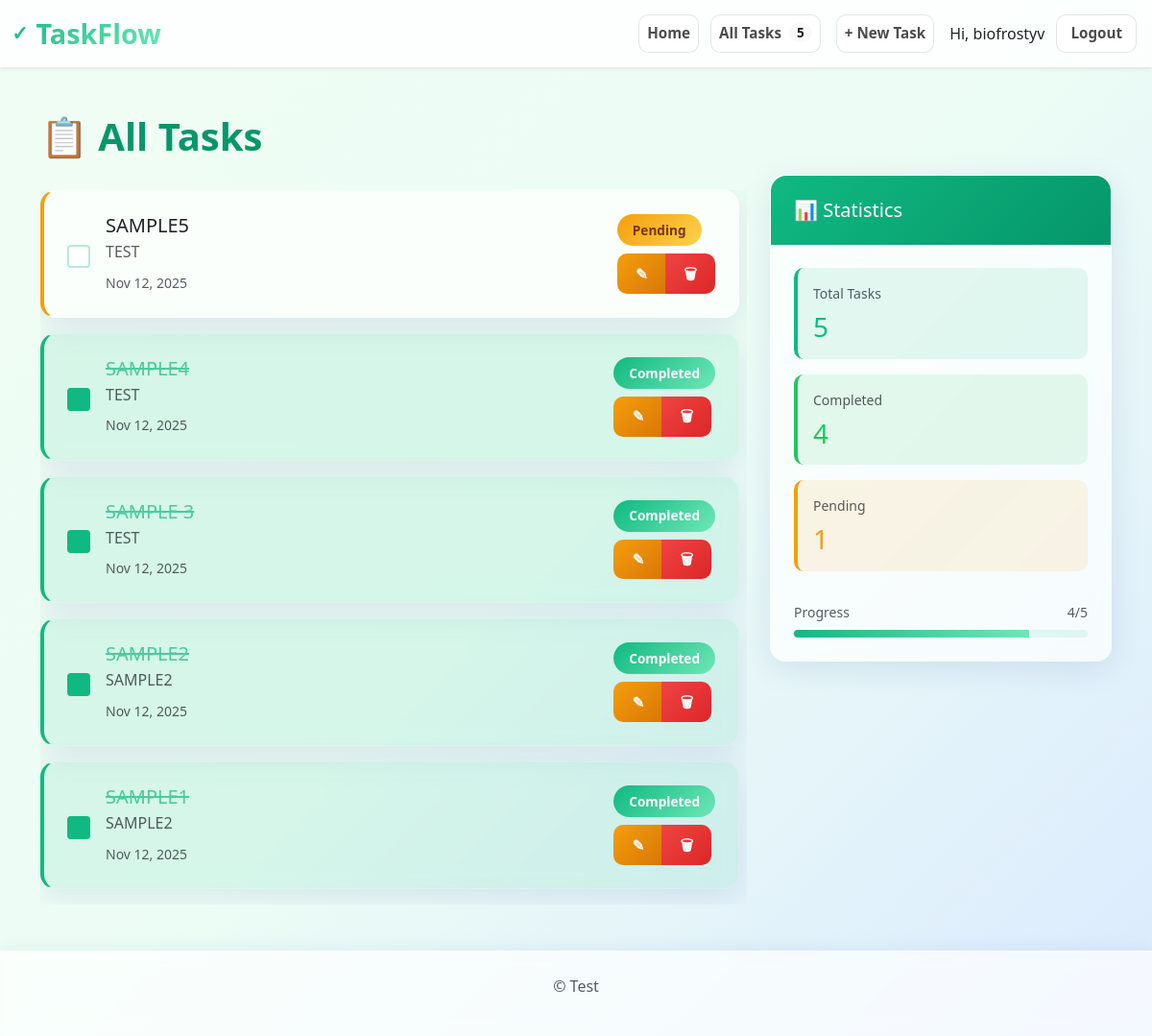
/all/ (signed in), run on the app's committed database.
### todoapp/models.py (models this page shows, shortened)
class Todo(models.Model):
    owner = models.ForeignKey(User, on_delete=models.CASCADE, related_name='todos', null=True, blank=True)
    title = models.CharField(max_length=200)
    description = models.TextField(blank=True, null=True)
    completed = models.BooleanField(default=False)
    created_at = models.DateTimeField(auto_now_add=True)
    updated_at = models.DateTimeField(auto_now=True)
    class Meta:
        ordering = ['-created_at']
        verbose_name_plural = 'Todos'

### todoapp/views.py (the view)
# urls.py: path('all/', views.todo_all, name='todo_all'),
def todo_all(request):
    if request.user.is_authenticated:
        todos_qs = Todo.objects.filter(owner=request.user).order_by('-created_at')
    else:
        todos_qs = Todo.objects.none()
    completed_count = todos_qs.filter(completed=True).count()
    pending_count = todos_qs.filter(completed=False).count()
    total_count = todos_qs.count()
    from django.core.paginator import Paginator, EmptyPage, PageNotAnInteger
    page = request.GET.get('page', 1)
    paginator = Paginator(todos_qs, 10)  # 10 todos per page
    try:
        page_obj = paginator.page(page)
    except PageNotAnInteger:
        page_obj = paginator.page(1)
    except EmptyPage:
        page_obj = paginator.page(paginator.num_pages)
    return render(request, 'todoapp/todo_list.html', {
        'todos': page_obj.object_list,
        'page_obj': page_obj,
        'paginator': paginator,
        'is_paginated': paginator.num_pages > 1,
        'total_count': total_count,
        'completed_count': completed_count,
        'pending_count': pending_count,
        'page_title': 'All Tasks',
        'show_view_all': False,
    })

### todoapp/context_processors.py (called while the page is built)
def task_count(request):
    if request.user.is_authenticated:
        count = Todo.objects.filter(owner=request.user).count()
    else:
        count = 0
    return {
        'nav_task_count': count
    }

### todoapp/templates/todoapp/todo_list.html (shortened to what this page needs)
{% extends 'base.html' %}
{% block content %}
<div class="row">
    <div class="col-lg-8">
        <div class="d-flex align-items-center justify-content-between">
            <h1>📋 {{ page_title|default:'My Tasks' }}</h1>
        </div>
        {% if todos %}
            <div class="todo-container">
                {% for todo in todos %}
                    <div class="card mb-3 todo-card {% if todo.completed %}completed{% endif %}">
                        <div class="card-body d-flex justify-content-between align-items-start">
                            <div class="flex-grow-1">
                                <div class="d-flex align-items-center gap-3">
                                    <form method="POST" action="{% url 'toggle_todo' todo.pk %}" style="display: inline; margin: 0;">
                                        <input type="checkbox" class="form-check-input"
                                               {% if todo.completed %}checked{% endif %}
                                               onchange="this.form.submit()">
                                    </form>
                                    <div>
                                        <h5 class="card-title mb-1 {% if todo.completed %}text-decoration-line-through{% endif %}">
                                            {{ todo.title }}
                                        </h5>
                                        {% if todo.description %}
                                            <p class="card-text text-muted small mb-2" style="line-height: 1.4;">{{ todo.description|truncatewords:20 }}</p>
                                        {% endif %}
                                        <small class="text-muted">
                                             {{ todo.created_at|date:"M d, Y" }}
                                        </small>
                                    </div>
                                </div>
                            </div>
                            <div class="ms-3" style="flex-shrink: 0;">
                                {% if todo.completed %}
                                    <span class="badge bg-success mb-2">
                                         Completed
                                    </span>
                                {% else %}
                                    <span class="badge bg-warning mb-2">
                                        Pending
                                    </span>
                                {% endif %}
                                <br>
                                <div class="btn-group btn-group-sm" role="group">
                                    <a href="{% url 'todo_update' todo.pk %}" class="btn btn-warning" title="Edit">✎</a>
                                    <a href="{% url 'todo_delete' todo.pk %}" class="btn btn-danger" title="Delete">🗑</a>
                                </div>
                            </div>
                        </div>
                    </div>
                {% endfor %}
            </div>
        {% endif %}
    </div>
    <div class="col-lg-4">
    <div class="card stats-card" style="margin-top: 4rem;">
            <div class="card-header">
                <h5 class="mb-0">📊 Statistics</h5>
            </div>
            <div class="card-body">
                <div class="d-grid gap-3">
                    <div style="padding: 1rem; background: rgba(16, 185, 129, 0.1); border-radius: 10px; border-left: 4px solid var(--primary-color);">
                        <small class="text-muted d-block mb-2">Total Tasks</small>
                        <h3 style="color: var(--primary-color); margin: 0;">{{ total_count }}</h3>
                    </div>
                    <div style="padding: 1rem; background: rgba(34, 197, 94, 0.1); border-radius: 10px; border-left: 4px solid #22c55e;">
                        <small class="text-muted d-block mb-2">Completed</small>
                        <h3 style="color: #22c55e; margin: 0;">{{ completed_count }}</h3>
                    </div>
                    <div style="padding: 1rem; background: rgba(245, 158, 11, 0.1); border-radius: 10px; border-left: 4px solid #f59e0b;">
                        <small class="text-muted d-block mb-2">Pending</small>
                        <h3 style="color: #f59e0b; margin: 0;">{{ pending_count }}</h3>
                    </div>
                    {% if total_count %}
                        <div style="margin-top: 1rem;">
                            <div class="d-flex justify-content-between align-items-center mb-2">
                                <small class="text-muted">Progress</small>
                                <small class="text-muted">{{ completed_count }}/{{ total_count }}</small>
                            </div>
                            <div class="progress" style="height: 8px; border-radius: 10px; background: rgba(16, 185, 129, 0.1);">
                                <div class="progress-bar" role="progressbar" style="width: {% widthratio completed_count total_count 100 %}%; background: linear-gradient(90deg, var(--primary-color), var(--primary-light));" aria-valuenow="{{ completed_count }}" aria-valuemin="0" aria-valuemax="{{ total_count }}"></div>
                            </div>
                        </div>
                    {% endif %}
                </div>
            </div>
        </div>
    </div>
</div>
{% endblock %}

### todoapp/templates/base.html (shortened to what this page needs)
<!DOCTYPE html>
<html lang="en">
<head>
    <link href="https://cdn.jsdelivr.net/npm/bootstrap@5.3.0/dist/css/bootstrap.min.css" rel="stylesheet">
    {% load static %}
    <link rel="stylesheet" href="{% static 'css/style.css' %}">
</head>
<body>
    <nav class="navbar navbar-expand-lg navbar-light sticky-top shadow-sm">
        <div class="container-fluid">
            <a class="navbar-brand" href="{% url 'todo_list' %}">
                <span style="font-size: 1.3rem; margin-right: 0.5rem;">✓</span>TaskFlow
            </a>
            <div class="collapse navbar-collapse" id="navbarNav">
                <ul class="navbar-nav ms-auto">
                    {% url 'todo_list' as home_url %}
                    {% url 'todo_all' as all_url %}
                    <li class="nav-item">
                        <a class="nav-link btn btn-outline-secondary {% if request.path == home_url %}active{% endif %}" href="{{ home_url }}">Home</a>
                    </li>
                    <li class="nav-item">
                        <a class="nav-link btn btn-outline-secondary d-flex align-items-center {% if request.path == all_url %}active{% endif %}" href="{{ all_url }}">All Tasks
                            {% if nav_task_count %}
                                <span class="badge bg-light text-dark ms-2">{{ nav_task_count }}</span>
                            {% endif %}
                        </a>
                    </li>
                    <li class="nav-item">
                        <a class="nav-link btn btn-outline-secondary ms-2" href="{% url 'todo_create' %}">+ New Task</a>
                    </li>
                    {% if request.user.is_authenticated %}
                    <li class="nav-item d-flex align-items-center ms-2">
                        <span class="me-2">Hi, {{ request.user.username }}</span>
                        <a class="btn btn-outline-secondary" href="{% url 'logout' %}">Logout</a>
                    </li>
                    {% else %}
                    <li class="nav-item d-flex align-items-center ms-2">
                        <a class="btn btn-outline-primary me-2" href="{% url 'login' %}">Login</a>
                        <a class="btn btn-outline-success" href="{% url 'register' %}">Register</a>
                    </li>
                    {% endif %}
                </ul>
            </div>
        </div>
    </nav>
    <div class="container mt-5">
        {% block content %}{% endblock %}
    </div>
    <footer class="text-center py-4 mt-5">
        <p class="text-muted">&copy; Test</p>
    </footer>
</body>
</html>

### data on the page
Todo: title "SAMPLE5", description "TEST", created_at "Nov 12, 2025", shows "Pending"
Todo: completed "☑", title "SAMPLE4", description "TEST", created_at "Nov 12, 2025", shows "Completed"
Todo: completed "☑", title "SAMPLE 3", description "TEST", created_at "Nov 12, 2025", shows "Completed"
Todo: completed "☑", title "SAMPLE2", description "SAMPLE2", created_at "Nov 12, 2025", shows "Completed"
Todo: completed "☑", title "SAMPLE1", description "SAMPLE2", created_at "Nov 12, 2025", shows "Completed"

### other printed values
{{ nav_task_count }} "5"
{{ request.user.username }} "biofrostyv"
{{ page_title|default:'My Tasks' }} "All Tasks"
{{ total_count }} "5"
{{ completed_count }} "4"
{{ pending_count }} "1"
